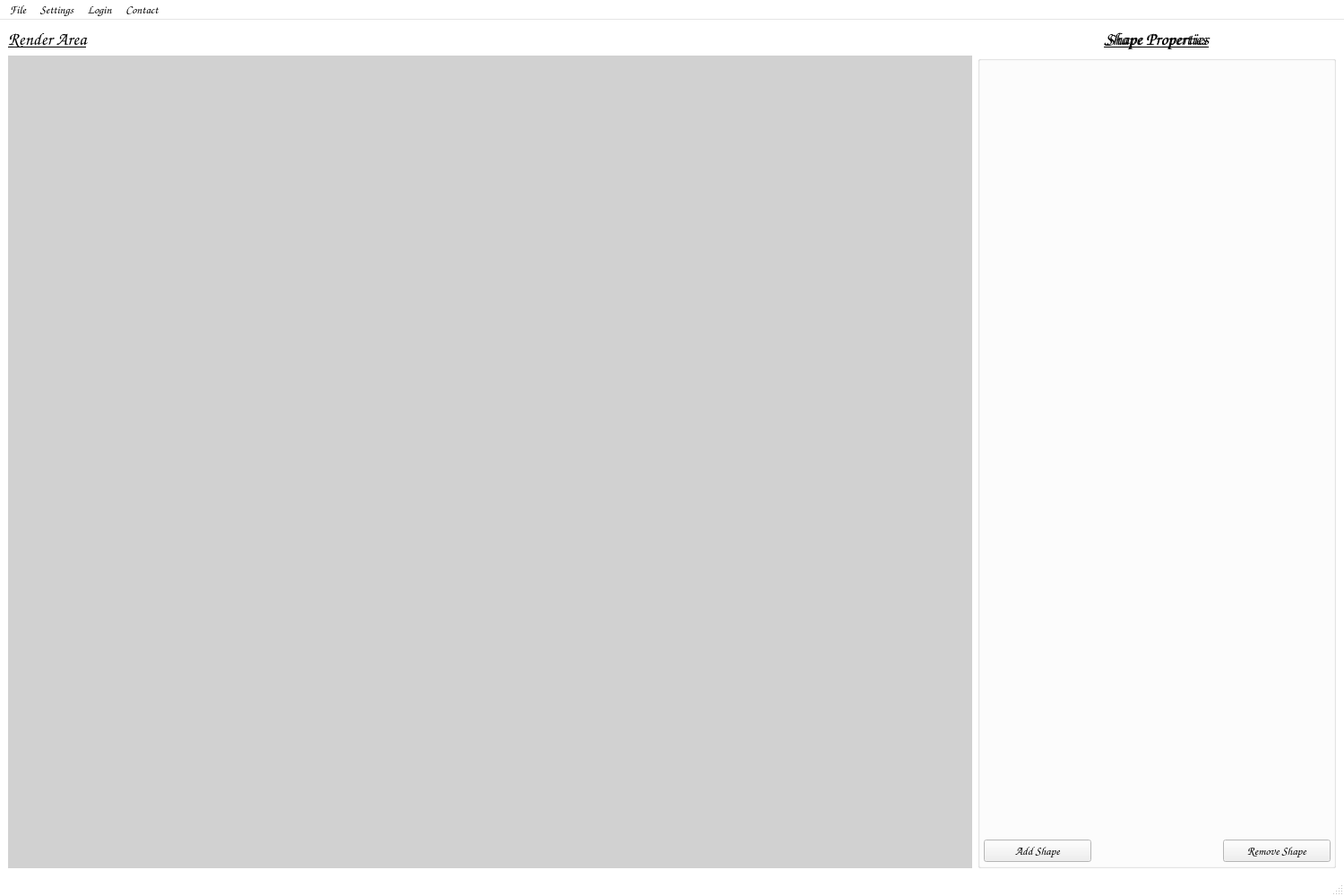
<?xml version="1.0" encoding="UTF-8"?>
<ui version="4.0">
 <class>MainWindow</class>
 <widget class="QMainWindow" name="MainWindow">
  <property name="geometry">
   <rect>
    <x>0</x>
    <y>0</y>
    <width>1500</width>
    <height>1000</height>
   </rect>
  </property>
  <property name="sizePolicy">
   <sizepolicy hsizetype="Expanding" vsizetype="Expanding">
    <horstretch>0</horstretch>
    <verstretch>0</verstretch>
   </sizepolicy>
  </property>
  <property name="palette">
   <palette>
    <active>
     <colorrole role="Window">
      <brush brushstyle="SolidPattern">
       <color alpha="255">
        <red>255</red>
        <green>255</green>
        <blue>255</blue>
       </color>
      </brush>
     </colorrole>
    </active>
    <inactive>
     <colorrole role="Window">
      <brush brushstyle="SolidPattern">
       <color alpha="255">
        <red>255</red>
        <green>255</green>
        <blue>255</blue>
       </color>
      </brush>
     </colorrole>
    </inactive>
    <disabled>
     <colorrole role="Base">
      <brush brushstyle="SolidPattern">
       <color alpha="255">
        <red>255</red>
        <green>255</green>
        <blue>255</blue>
       </color>
      </brush>
     </colorrole>
     <colorrole role="Window">
      <brush brushstyle="SolidPattern">
       <color alpha="255">
        <red>255</red>
        <green>255</green>
        <blue>255</blue>
       </color>
      </brush>
     </colorrole>
    </disabled>
   </palette>
  </property>
  <property name="font">
   <font>
    <family>Comic Sans MS</family>
    <pointsize>10</pointsize>
    <bold>false</bold>
    <underline>false</underline>
   </font>
  </property>
  <property name="windowTitle">
   <string>2D Graphics Modeler</string>
  </property>
  <property name="layoutDirection">
   <enum>Qt::LayoutDirection::LeftToRight</enum>
  </property>
  <property name="autoFillBackground">
   <bool>true</bool>
  </property>
  <widget class="QWidget" name="centralwidget">
   <property name="sizePolicy">
    <sizepolicy hsizetype="Expanding" vsizetype="Expanding">
     <horstretch>0</horstretch>
     <verstretch>0</verstretch>
    </sizepolicy>
   </property>
   <property name="layoutDirection">
    <enum>Qt::LayoutDirection::LeftToRight</enum>
   </property>
   <layout class="QGridLayout" name="gridLayout_2">
    <item row="1" column="0">
     <widget class="QWidget" name="renderAreaContainer" native="true">
      <property name="sizePolicy">
       <sizepolicy hsizetype="Expanding" vsizetype="Expanding">
        <horstretch>0</horstretch>
        <verstretch>0</verstretch>
       </sizepolicy>
      </property>
      <property name="palette">
       <palette>
        <active>
         <colorrole role="Mid">
          <brush brushstyle="SolidPattern">
           <color alpha="255">
            <red>176</red>
            <green>176</green>
            <blue>176</blue>
           </color>
          </brush>
         </colorrole>
         <colorrole role="Base">
          <brush brushstyle="SolidPattern">
           <color alpha="255">
            <red>91</red>
            <green>91</green>
            <blue>91</blue>
           </color>
          </brush>
         </colorrole>
         <colorrole role="Window">
          <brush brushstyle="SolidPattern">
           <color alpha="255">
            <red>209</red>
            <green>209</green>
            <blue>209</blue>
           </color>
          </brush>
         </colorrole>
         <colorrole role="Shadow">
          <brush brushstyle="SolidPattern">
           <color alpha="255">
            <red>49</red>
            <green>49</green>
            <blue>49</blue>
           </color>
          </brush>
         </colorrole>
        </active>
        <inactive>
         <colorrole role="Mid">
          <brush brushstyle="SolidPattern">
           <color alpha="255">
            <red>176</red>
            <green>176</green>
            <blue>176</blue>
           </color>
          </brush>
         </colorrole>
         <colorrole role="Base">
          <brush brushstyle="SolidPattern">
           <color alpha="255">
            <red>91</red>
            <green>91</green>
            <blue>91</blue>
           </color>
          </brush>
         </colorrole>
         <colorrole role="Window">
          <brush brushstyle="SolidPattern">
           <color alpha="255">
            <red>209</red>
            <green>209</green>
            <blue>209</blue>
           </color>
          </brush>
         </colorrole>
         <colorrole role="Shadow">
          <brush brushstyle="SolidPattern">
           <color alpha="255">
            <red>49</red>
            <green>49</green>
            <blue>49</blue>
           </color>
          </brush>
         </colorrole>
        </inactive>
        <disabled>
         <colorrole role="Mid">
          <brush brushstyle="SolidPattern">
           <color alpha="255">
            <red>176</red>
            <green>176</green>
            <blue>176</blue>
           </color>
          </brush>
         </colorrole>
         <colorrole role="Base">
          <brush brushstyle="SolidPattern">
           <color alpha="255">
            <red>209</red>
            <green>209</green>
            <blue>209</blue>
           </color>
          </brush>
         </colorrole>
         <colorrole role="Window">
          <brush brushstyle="SolidPattern">
           <color alpha="255">
            <red>209</red>
            <green>209</green>
            <blue>209</blue>
           </color>
          </brush>
         </colorrole>
         <colorrole role="Shadow">
          <brush brushstyle="SolidPattern">
           <color alpha="255">
            <red>49</red>
            <green>49</green>
            <blue>49</blue>
           </color>
          </brush>
         </colorrole>
        </disabled>
       </palette>
      </property>
      <property name="acceptDrops">
       <bool>false</bool>
      </property>
      <property name="autoFillBackground">
       <bool>true</bool>
      </property>
     </widget>
    </item>
    <item row="0" column="1">
     <widget class="QLabel" name="shapePropertiesLabel">
      <property name="font">
       <font>
        <family>Comic Sans MS</family>
        <pointsize>15</pointsize>
        <bold>true</bold>
        <underline>true</underline>
       </font>
      </property>
      <property name="text">
       <string>Shape Properties</string>
      </property>
      <property name="alignment">
       <set>Qt::AlignmentFlag::AlignBottom|Qt::AlignmentFlag::AlignHCenter</set>
      </property>
     </widget>
    </item>
    <item row="1" column="1">
     <widget class="QGroupBox" name="groupBox">
      <property name="enabled">
       <bool>true</bool>
      </property>
      <property name="sizePolicy">
       <sizepolicy hsizetype="Expanding" vsizetype="Expanding">
        <horstretch>0</horstretch>
        <verstretch>0</verstretch>
       </sizepolicy>
      </property>
      <property name="maximumSize">
       <size>
        <width>400</width>
        <height>16777215</height>
       </size>
      </property>
      <property name="font">
       <font>
        <family>Comic Sans MS</family>
        <pointsize>12</pointsize>
        <bold>true</bold>
        <underline>true</underline>
       </font>
      </property>
      <property name="title">
       <string/>
      </property>
      <property name="alignment">
       <set>Qt::AlignmentFlag::AlignCenter</set>
      </property>
      <layout class="QGridLayout" name="gridLayout">
       <property name="sizeConstraint">
        <enum>QLayout::SizeConstraint::SetNoConstraint</enum>
       </property>
       <property name="leftMargin">
        <number>4</number>
       </property>
       <property name="topMargin">
        <number>4</number>
       </property>
       <property name="rightMargin">
        <number>130</number>
       </property>
       <property name="bottomMargin">
        <number>4</number>
       </property>
       <property name="horizontalSpacing">
        <number>270</number>
       </property>
       <item row="3" column="0">
        <widget class="QPushButton" name="addshape">
         <property name="sizePolicy">
          <sizepolicy hsizetype="Fixed" vsizetype="Fixed">
           <horstretch>0</horstretch>
           <verstretch>0</verstretch>
          </sizepolicy>
         </property>
         <property name="minimumSize">
          <size>
           <width>120</width>
           <height>0</height>
          </size>
         </property>
         <property name="maximumSize">
          <size>
           <width>120</width>
           <height>30</height>
          </size>
         </property>
         <property name="baseSize">
          <size>
           <width>120</width>
           <height>30</height>
          </size>
         </property>
         <property name="font">
          <font>
           <family>Comic Sans MS</family>
           <pointsize>10</pointsize>
           <bold>false</bold>
           <underline>false</underline>
          </font>
         </property>
         <property name="focusPolicy">
          <enum>Qt::FocusPolicy::TabFocus</enum>
         </property>
         <property name="text">
          <string>Add Shape</string>
         </property>
        </widget>
       </item>
       <item row="3" column="1">
        <widget class="QPushButton" name="removeshape">
         <property name="sizePolicy">
          <sizepolicy hsizetype="Fixed" vsizetype="Fixed">
           <horstretch>0</horstretch>
           <verstretch>0</verstretch>
          </sizepolicy>
         </property>
         <property name="minimumSize">
          <size>
           <width>120</width>
           <height>0</height>
          </size>
         </property>
         <property name="maximumSize">
          <size>
           <width>120</width>
           <height>16777215</height>
          </size>
         </property>
         <property name="baseSize">
          <size>
           <width>120</width>
           <height>30</height>
          </size>
         </property>
         <property name="font">
          <font>
           <family>Comic Sans MS</family>
           <pointsize>10</pointsize>
           <bold>false</bold>
           <underline>false</underline>
          </font>
         </property>
         <property name="focusPolicy">
          <enum>Qt::FocusPolicy::TabFocus</enum>
         </property>
         <property name="text">
          <string>Remove Shape</string>
         </property>
         <property name="iconSize">
          <size>
           <width>19</width>
           <height>16</height>
          </size>
         </property>
        </widget>
       </item>
       <item row="2" column="0">
        <spacer name="verticalSpacer">
         <property name="orientation">
          <enum>Qt::Orientation::Vertical</enum>
         </property>
         <property name="sizeHint" stdset="0">
          <size>
           <width>20</width>
           <height>40</height>
          </size>
         </property>
        </spacer>
       </item>
      </layout>
     </widget>
    </item>
    <item row="0" column="1">
     <widget class="QLabel" name="shapePropertiesLabel">
      <property name="font">
       <font>
        <family>Comic Sans MS</family>
        <pointsize>14</pointsize>
        <bold>true</bold>
        <underline>true</underline>
       </font>
      </property>
      <property name="text">
       <string>Shape Properties</string>
      </property>
      <property name="alignment">
       <set>Qt::AlignmentFlag::AlignBottom|Qt::AlignmentFlag::AlignHCenter</set>
      </property>
     </widget>
    </item>
    <item row="1" column="0">
     <widget class="QWidget" name="renderAreaContainer" native="true">
      <property name="sizePolicy">
       <sizepolicy hsizetype="Expanding" vsizetype="Expanding">
        <horstretch>0</horstretch>
        <verstretch>0</verstretch>
       </sizepolicy>
      </property>
      <property name="palette">
       <palette>
        <active>
         <colorrole role="Mid">
          <brush brushstyle="SolidPattern">
           <color alpha="255">
            <red>176</red>
            <green>176</green>
            <blue>176</blue>
           </color>
          </brush>
         </colorrole>
         <colorrole role="Base">
          <brush brushstyle="SolidPattern">
           <color alpha="255">
            <red>91</red>
            <green>91</green>
            <blue>91</blue>
           </color>
          </brush>
         </colorrole>
         <colorrole role="Window">
          <brush brushstyle="SolidPattern">
           <color alpha="255">
            <red>209</red>
            <green>209</green>
            <blue>209</blue>
           </color>
          </brush>
         </colorrole>
         <colorrole role="Shadow">
          <brush brushstyle="SolidPattern">
           <color alpha="255">
            <red>49</red>
            <green>49</green>
            <blue>49</blue>
           </color>
          </brush>
         </colorrole>
        </active>
        <inactive>
         <colorrole role="Mid">
          <brush brushstyle="SolidPattern">
           <color alpha="255">
            <red>176</red>
            <green>176</green>
            <blue>176</blue>
           </color>
          </brush>
         </colorrole>
         <colorrole role="Base">
          <brush brushstyle="SolidPattern">
           <color alpha="255">
            <red>91</red>
            <green>91</green>
            <blue>91</blue>
           </color>
          </brush>
         </colorrole>
         <colorrole role="Window">
          <brush brushstyle="SolidPattern">
           <color alpha="255">
            <red>209</red>
            <green>209</green>
            <blue>209</blue>
           </color>
          </brush>
         </colorrole>
         <colorrole role="Shadow">
          <brush brushstyle="SolidPattern">
           <color alpha="255">
            <red>49</red>
            <green>49</green>
            <blue>49</blue>
           </color>
          </brush>
         </colorrole>
        </inactive>
        <disabled>
         <colorrole role="Mid">
          <brush brushstyle="SolidPattern">
           <color alpha="255">
            <red>176</red>
            <green>176</green>
            <blue>176</blue>
           </color>
          </brush>
         </colorrole>
         <colorrole role="Base">
          <brush brushstyle="SolidPattern">
           <color alpha="255">
            <red>209</red>
            <green>209</green>
            <blue>209</blue>
           </color>
          </brush>
         </colorrole>
         <colorrole role="Window">
          <brush brushstyle="SolidPattern">
           <color alpha="255">
            <red>209</red>
            <green>209</green>
            <blue>209</blue>
           </color>
          </brush>
         </colorrole>
         <colorrole role="Shadow">
          <brush brushstyle="SolidPattern">
           <color alpha="255">
            <red>49</red>
            <green>49</green>
            <blue>49</blue>
           </color>
          </brush>
         </colorrole>
        </disabled>
       </palette>
      </property>
      <property name="acceptDrops">
       <bool>false</bool>
      </property>
      <property name="autoFillBackground">
       <bool>true</bool>
      </property>
     </widget>
    </item>
    <item row="0" column="0">
     <widget class="QLabel" name="label">
      <property name="font">
       <font>
        <family>Comic Sans MS</family>
        <pointsize>15</pointsize>
        <bold>true</bold>
        <underline>true</underline>
       </font>
      </property>
      <property name="text">
       <string>Render Area</string>
      </property>
     </widget>
    </item>
   </layout>
  </widget>
  <widget class="QMenuBar" name="menubar">
   <property name="geometry">
    <rect>
     <x>0</x>
     <y>0</y>
     <width>1500</width>
     <height>23</height>
    </rect>
   </property>
   <widget class="QMenu" name="menuSettings">
    <property name="title">
     <string>Settings</string>
    </property>
   </widget>
   <widget class="QMenu" name="menuLogin">
    <property name="title">
     <string>Login</string>
    </property>
   </widget>
   <widget class="QMenu" name="menuContact">
    <property name="title">
     <string>Contact</string>
    </property>
   </widget>
   <widget class="QMenu" name="menuFile">
    <property name="title">
     <string>File</string>
    </property>
   </widget>
   <addaction name="menuFile"/>
   <addaction name="menuSettings"/>
   <addaction name="menuLogin"/>
   <addaction name="menuContact"/>
  </widget>
  <widget class="QStatusBar" name="statusbar"/>
 </widget>
 <resources/>
 <connections/>
</ui>
